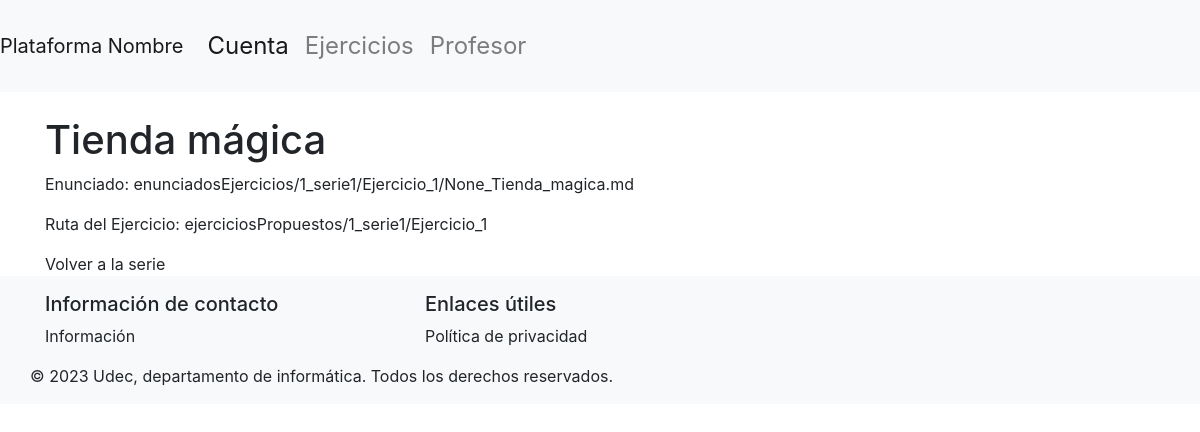
The app's page /dashDocente/1/ejercicio/1 (signed in), older data.
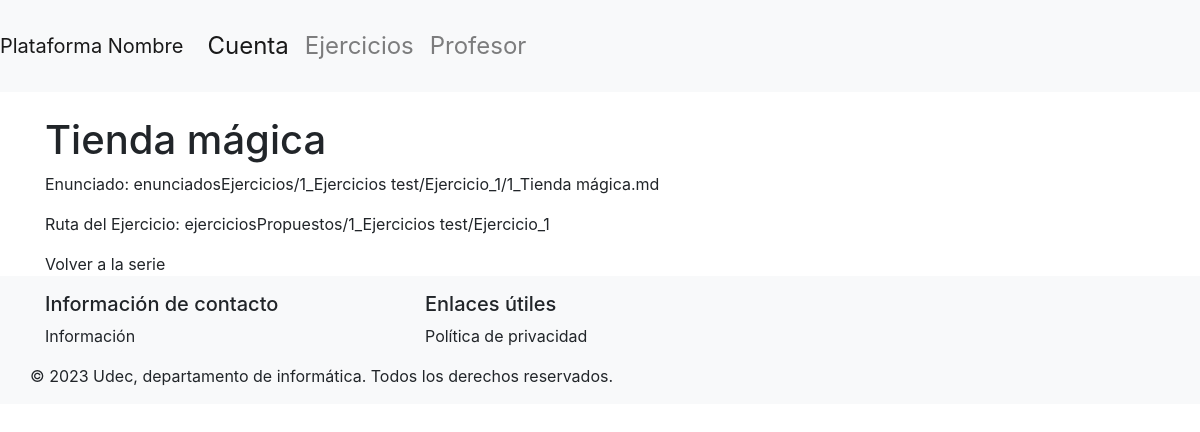
The same page, newer data.
### basedatos/modelos.py (models this page shows, shortened)
class Ejercicio(db.Model):
    id = db.Column(db.Integer, primary_key=True)
    nombre = db.Column(db.String(50), nullable=False, unique=True)
    path_ejercicio = db.Column(db.String(200), nullable=False)
    enunciado = db.Column(db.String(), nullable=False)
    id_serie = db.Column(db.Integer, db.ForeignKey('serie.id'), nullable=False)
    serie = db.relationship('Serie', back_populates='ejercicios')

### main.py (the view)
@app.route('/dashDocente/<int:supervisor_id>/ejercicio/<int:id>')
@login_required
def detallesEjercicio(supervisor_id, id):
    if not verify_supervisor(supervisor_id):
        flash('No tienes permiso para acceder a este dashboard. Debes ser un Supervisor.', 'danger')
        return redirect(url_for('login'))
    ejercicio = Ejercicio.query.get(id)
    return render_template('detallesEjercicios.html', ejercicio=ejercicio, supervisor_id=supervisor_id)

### basedatos/modelos.py (called while the page is built)
    @property
    def is_authenticated(self):
        return True

### main.py (called while the page is built)
@login_manager.user_loader
def load_user(user_id):
    if user_id.startswith("e"):
        user = db.session.get(Estudiante, int(user_id[1:]))
    elif user_id.startswith("s"):
        user = db.session.get(Supervisor, int(user_id[1:]))
    else:
        return None
    return user

def verify_supervisor(supervisor_id):
    if not isinstance(current_user, Supervisor):
        flash('No tienes permiso para acceder a este dashboard. Debes ser un Supervisor.', 'danger')
        return False
    if current_user.id != supervisor_id:
        flash('No tienes permiso para acceder a este dashboard.', 'danger')
        return False
    return True

### templates/detallesEjercicios.html (shortened to what this page needs)
{% extends "layout.html" %}
{% block content %}
<h1>{{ ejercicio.nombre }}</h1>
<p>Enunciado: {{ ejercicio.enunciado }}</p>
<p>Ruta del Ejercicio: {{ ejercicio.path_ejercicio }}</p>
<a href="{{ url_for('detallesSeries',supervisor_id=supervisor_id, id=ejercicio.serie.id) }}">Volver a la serie</a>
{% endblock %}

Row changes from the older to the newer data that the page shows:
changed Ejercicio "Tienda mágica": enunciado "enunciadosEjercicios/1_serie1/Ejercicio_1/None_Tienda_magica.md" → "enunciadosEjercicios/1_Ejercicios test/Ejercicio_1/1_Tienda mágica.md"; path_ejercicio "ejerciciosPropuestos/1_serie1/Ejercicio_1" → "ejerciciosPropuestos/1_Ejercicios test/Ejercicio_1"
